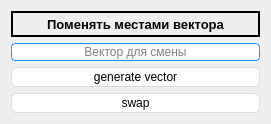
   <widget class="QWidget" name="">
    <property name="geometry">
     <rect>
      <x>890</x>
      <y>540</y>
      <width>271</width>
      <height>119</height>
     </rect>
    </property>
    <layout class="QVBoxLayout" name="verticalLayout_36">
     <item>
      <widget class="QLabel" name="label_9">
       <property name="sizePolicy">
        <sizepolicy hsizetype="Minimum" vsizetype="Minimum">
         <horstretch>0</horstretch>
         <verstretch>0</verstretch>
        </sizepolicy>
       </property>
       <property name="font">
        <font>
         <pointsize>10</pointsize>
         <weight>75</weight>
         <bold>true</bold>
        </font>
       </property>
       <property name="styleSheet">
        <string notr="true">QLabel {
	color: #000000;
}</string>
       </property>
       <property name="frameShape">
        <enum>QFrame::Box</enum>
       </property>
       <property name="frameShadow">
        <enum>QFrame::Plain</enum>
       </property>
       <property name="lineWidth">
        <number>2</number>
       </property>
       <property name="text">
        <string>Поменять местами вектора</string>
       </property>
       <property name="alignment">
        <set>Qt::AlignBottom|Qt::AlignHCenter</set>
       </property>
      </widget>
     </item>
     <item>
      <widget class="QLineEdit" name="swapLine">
       <property name="styleSheet">
        <string notr="true">QLineEdit {
	border-width: 1px; border-radius: 4px;
	border-style: solid;
	border-color: qlineargradient(spread:pad, x1:0.5, y1:1, x2:0.5, y2:0, stop:0 rgba(0, 113, 255, 255), stop:1 rgba(91, 171, 252, 255));
}</string>
       </property>
       <property name="alignment">
        <set>Qt::AlignCenter</set>
       </property>
       <property name="readOnly">
        <bool>true</bool>
       </property>
       <property name="placeholderText">
        <string>Вектор для смены</string>
       </property>
      </widget>
     </item>
     <item>
      <widget class="QPushButton" name="swapGener">
       <property name="styleSheet">
        <string notr="true">QPushButton{
	border-style: solid;
	border-top-color: qlineargradient(spread:pad, x1:0.5, y1:1, x2:0.5, y2:0, stop:0 rgb(215, 215, 215), stop:1 rgb(222, 222, 222));
	border-right-color: qlineargradient(spread:pad, x1:0, y1:0.5, x2:1, y2:0.5, stop:0 rgb(217, 217, 217), stop:1 rgb(227, 227, 227));
	border-left-color: qlineargradient(spread:pad, x1:0, y1:0.5, x2:1, y2:0.5, stop:0 rgb(227, 227, 227), stop:1 rgb(217, 217, 217));
	border-bottom-color: qlineargradient(spread:pad, x1:0.5, y1:1, x2:0.5, y2:0, stop:0 rgb(215, 215, 215), stop:1 rgb(222, 222, 222));
	border-width: 1px;
	border-radius: 5px;
	color: rgb(0,0,0);
	padding: 2px;
	background-color: rgb(255,255,255);
}
QPushButton::default{
	border-style: solid;
	border-top-color: qlineargradient(spread:pad, x1:0.5, y1:1, x2:0.5, y2:0, stop:0 rgb(215, 215, 215), stop:1 rgb(222, 222, 222));
	border-right-color: qlineargradient(spread:pad, x1:0, y1:0.5, x2:1, y2:0.5, stop:0 rgb(217, 217, 217), stop:1 rgb(227, 227, 227));
	border-left-color: qlineargradient(spread:pad, x1:0, y1:0.5, x2:1, y2:0.5, stop:0 rgb(227, 227, 227), stop:1 rgb(217, 217, 217));
	border-bottom-color: qlineargradient(spread:pad, x1:0.5, y1:1, x2:0.5, y2:0, stop:0 rgb(215, 215, 215), stop:1 rgb(222, 222, 222));
	border-width: 1px;
	border-radius: 5px;
	color: rgb(0,0,0);
	padding: 2px;
	background-color: rgb(255,255,255);
}
QPushButton:hover{
	border-style: solid;
	border-top-color: qlineargradient(spread:pad, x1:0.5, y1:1, x2:0.5, y2:0, stop:0 rgb(195, 195, 195), stop:1 rgb(222, 222, 222));
	border-right-color: qlineargradient(spread:pad, x1:0, y1:0.5, x2:1, y2:0.5, stop:0 rgb(197, 197, 197), stop:1 rgb(227, 227, 227));
	border-left-color: qlineargradient(spread:pad, x1:0, y1:0.5, x2:1, y2:0.5, stop:0 rgb(227, 227, 227), stop:1 rgb(197, 197, 197));
	border-bottom-color: qlineargradient(spread:pad, x1:0.5, y1:1, x2:0.5, y2:0, stop:0 rgb(195, 195, 195), stop:1 rgb(222, 222, 222));
	border-width: 1px;
	border-radius: 5px;
	color: rgb(0,0,0);
	padding: 2px;
	background-color: rgb(255,255,255);
}
QPushButton:pressed{
	border-style: solid;
	border-top-color: qlineargradient(spread:pad, x1:0.5, y1:1, x2:0.5, y2:0, stop:0 rgb(215, 215, 215), stop:1 rgb(222, 222, 222));
	border-right-color: qlineargradient(spread:pad, x1:0, y1:0.5, x2:1, y2:0.5, stop:0 rgb(217, 217, 217), stop:1 rgb(227, 227, 227));
	border-left-color: qlineargradient(spread:pad, x1:0, y1:0.5, x2:1, y2:0.5, stop:0 rgb(227, 227, 227), stop:1 rgb(217, 217, 217));
	border-bottom-color: qlineargradient(spread:pad, x1:0.5, y1:1, x2:0.5, y2:0, stop:0 rgb(215, 215, 215), stop:1 rgb(222, 222, 222));
	border-width: 1px;
	border-radius: 5px;
	color: rgb(0,0,0);
	padding: 2px;
	background-color: rgb(142,142,142);
}
QPushButton:disabled{
	border-style: solid;
	border-top-color: qlineargradient(spread:pad, x1:0.5, y1:1, x2:0.5, y2:0, stop:0 rgb(215, 215, 215), stop:1 rgb(222, 222, 222));
	border-right-color: qlineargradient(spread:pad, x1:0, y1:0.5, x2:1, y2:0.5, stop:0 rgb(217, 217, 217), stop:1 rgb(227, 227, 227));
	border-left-color: qlineargradient(spread:pad, x1:0, y1:0.5, x2:1, y2:0.5, stop:0 rgb(227, 227, 227), stop:1 rgb(217, 217, 217));
	border-bottom-color: qlineargradient(spread:pad, x1:0.5, y1:1, x2:0.5, y2:0, stop:0 rgb(215, 215, 215), stop:1 rgb(222, 222, 222));
	border-width: 1px;
	border-radius: 5px;
	color: #808086;
	padding: 2px;
	background-color: rgb(142,142,142);
}</string>
       </property>
       <property name="text">
        <string>generate vector</string>
       </property>
      </widget>
     </item>
     <item>
      <widget class="QPushButton" name="pushButton_2">
       <property name="styleSheet">
        <string notr="true">QPushButton{
	border-style: solid;
	border-top-color: qlineargradient(spread:pad, x1:0.5, y1:1, x2:0.5, y2:0, stop:0 rgb(215, 215, 215), stop:1 rgb(222, 222, 222));
	border-right-color: qlineargradient(spread:pad, x1:0, y1:0.5, x2:1, y2:0.5, stop:0 rgb(217, 217, 217), stop:1 rgb(227, 227, 227));
	border-left-color: qlineargradient(spread:pad, x1:0, y1:0.5, x2:1, y2:0.5, stop:0 rgb(227, 227, 227), stop:1 rgb(217, 217, 217));
	border-bottom-color: qlineargradient(spread:pad, x1:0.5, y1:1, x2:0.5, y2:0, stop:0 rgb(215, 215, 215), stop:1 rgb(222, 222, 222));
	border-width: 1px;
	border-radius: 5px;
	color: rgb(0,0,0);
	padding: 2px;
	background-color: rgb(255,255,255);
}
QPushButton::default{
	border-style: solid;
	border-top-color: qlineargradient(spread:pad, x1:0.5, y1:1, x2:0.5, y2:0, stop:0 rgb(215, 215, 215), stop:1 rgb(222, 222, 222));
	border-right-color: qlineargradient(spread:pad, x1:0, y1:0.5, x2:1, y2:0.5, stop:0 rgb(217, 217, 217), stop:1 rgb(227, 227, 227));
	border-left-color: qlineargradient(spread:pad, x1:0, y1:0.5, x2:1, y2:0.5, stop:0 rgb(227, 227, 227), stop:1 rgb(217, 217, 217));
	border-bottom-color: qlineargradient(spread:pad, x1:0.5, y1:1, x2:0.5, y2:0, stop:0 rgb(215, 215, 215), stop:1 rgb(222, 222, 222));
	border-width: 1px;
	border-radius: 5px;
	color: rgb(0,0,0);
	padding: 2px;
	background-color: rgb(255,255,255);
}
QPushButton:hover{
	border-style: solid;
	border-top-color: qlineargradient(spread:pad, x1:0.5, y1:1, x2:0.5, y2:0, stop:0 rgb(195, 195, 195), stop:1 rgb(222, 222, 222));
	border-right-color: qlineargradient(spread:pad, x1:0, y1:0.5, x2:1, y2:0.5, stop:0 rgb(197, 197, 197), stop:1 rgb(227, 227, 227));
	border-left-color: qlineargradient(spread:pad, x1:0, y1:0.5, x2:1, y2:0.5, stop:0 rgb(227, 227, 227), stop:1 rgb(197, 197, 197));
	border-bottom-color: qlineargradient(spread:pad, x1:0.5, y1:1, x2:0.5, y2:0, stop:0 rgb(195, 195, 195), stop:1 rgb(222, 222, 222));
	border-width: 1px;
	border-radius: 5px;
	color: rgb(0,0,0);
	padding: 2px;
	background-color: rgb(255,255,255);
}
QPushButton:pressed{
	border-style: solid;
	border-top-color: qlineargradient(spread:pad, x1:0.5, y1:1, x2:0.5, y2:0, stop:0 rgb(215, 215, 215), stop:1 rgb(222, 222, 222));
	border-right-color: qlineargradient(spread:pad, x1:0, y1:0.5, x2:1, y2:0.5, stop:0 rgb(217, 217, 217), stop:1 rgb(227, 227, 227));
	border-left-color: qlineargradient(spread:pad, x1:0, y1:0.5, x2:1, y2:0.5, stop:0 rgb(227, 227, 227), stop:1 rgb(217, 217, 217));
	border-bottom-color: qlineargradient(spread:pad, x1:0.5, y1:1, x2:0.5, y2:0, stop:0 rgb(215, 215, 215), stop:1 rgb(222, 222, 222));
	border-width: 1px;
	border-radius: 5px;
	color: rgb(0,0,0);
	padding: 2px;
	background-color: rgb(142,142,142);
}
QPushButton:disabled{
	border-style: solid;
	border-top-color: qlineargradient(spread:pad, x1:0.5, y1:1, x2:0.5, y2:0, stop:0 rgb(215, 215, 215), stop:1 rgb(222, 222, 222));
	border-right-color: qlineargradient(spread:pad, x1:0, y1:0.5, x2:1, y2:0.5, stop:0 rgb(217, 217, 217), stop:1 rgb(227, 227, 227));
	border-left-color: qlineargradient(spread:pad, x1:0, y1:0.5, x2:1, y2:0.5, stop:0 rgb(227, 227, 227), stop:1 rgb(217, 217, 217));
	border-bottom-color: qlineargradient(spread:pad, x1:0.5, y1:1, x2:0.5, y2:0, stop:0 rgb(215, 215, 215), stop:1 rgb(222, 222, 222));
	border-width: 1px;
	border-radius: 5px;
	color: #808086;
	padding: 2px;
	background-color: rgb(142,142,142);
}</string>
       </property>
       <property name="text">
        <string>swap</string>
       </property>
      </widget>
     </item>
    </layout>
   </widget>
